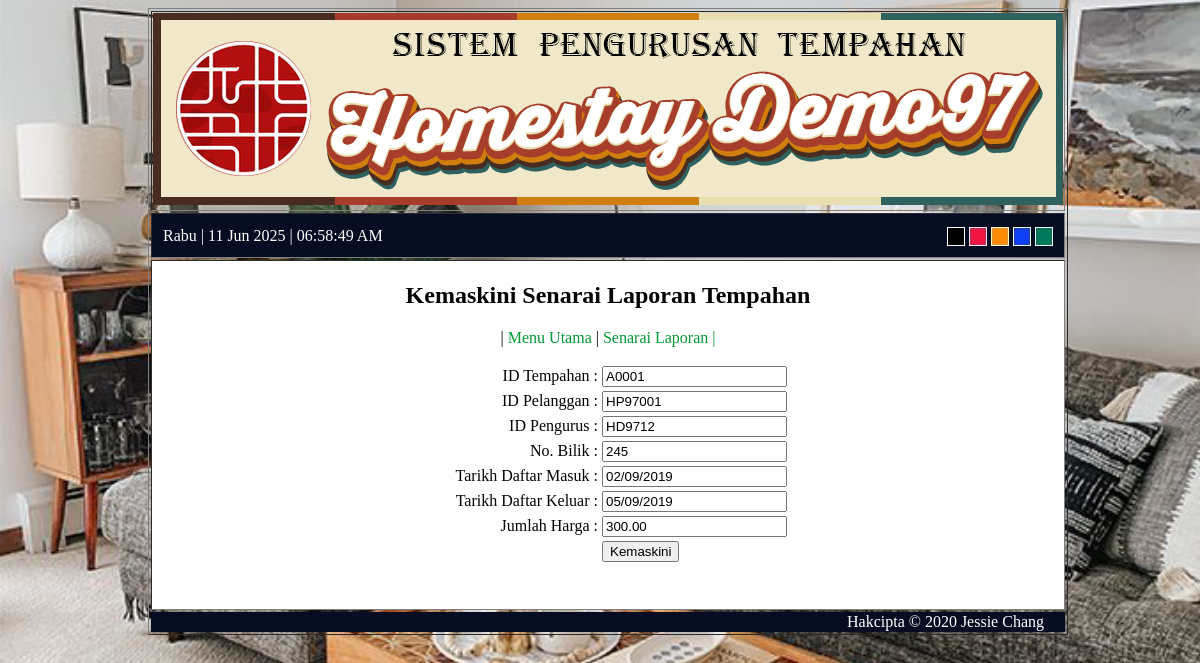
The page /kemaskinitempahan.php?IDTempahan=A0001 on the database its author committed.
### tables this page shows
CREATE TABLE `tempahan` (
  `IDTempahan` varchar(10) NOT NULL,
  `IDPelanggan` varchar(10) NOT NULL,
  `IDPengurus` varchar(10) NOT NULL,
  `NoBilik` varchar(3) NOT NULL,
  `TarikhDaftarMasuk` varchar(10) NOT NULL,
  `TarikhDaftarKeluar` varchar(10) NOT NULL,
  `JumlahHarga` decimal(10,2) NOT NULL
);

### kemaskinitempahan.php (the view, shortened to what this page needs)
<?PHP
include('header.php');
include('connect.php');
echo"<h2>Kemaskini Senarai Laporan Tempahan</h2>
<p style='color:#030303'>| <a href='menuutamaadmin.php' style='color:#009933'>Menu Utama</a> |
<a href ='senarailaporanadmin.php' style='color:#009933'>Senarai Laporan |</a></p>";
$idtempahanW=$_GET['IDTempahan'];
$sqlcari=mysqli_query($jescdb,"select*
from tempahan where IDTempahan='$idtempahanW'");
$data=mysqli_fetch_array($sqlcari);
?>
<form action='kemaskinitempahan.php?IDTempahan=<?PHP echo $idtempahanW; ?>' method='POST'>
<table width='40%'>
    <tr>
       <td align='right' width='50%'>ID Tempahan : </td>
       <td><input type='text' name='IDTempahan' value="<?PHP echo $data['IDTempahan'];?>"></td>
    </tr>
    <tr>
       <td align='right' width='50%'>ID Pelanggan : </td>
       <td><input type='text' name='IDPelanggan' value="<?PHP echo $data['IDPelanggan'];?>"></td>
    </tr>
    <tr>
       <td align='right' width='50%'>ID Pengurus : </td>
       <td><input type='text' name='IDPengurus' value="<?PHP echo $data['IDPengurus'];?>"></td>
    </tr>
    <tr>
       <td align='right' width='50%'>No. Bilik : </td>
       <td><input type='text' name='NoBilik' value="<?PHP echo $data['NoBilik'];?>"></td>
    </tr>
    <tr>
       <td align='right'>Tarikh Daftar Masuk :</td>
       <td><input type='text' name='TarikhDaftarMasuk' value="<?PHP echo $data['TarikhDaftarMasuk'];?>"></td>
    </tr>
    <tr>
       <td align='right'>Tarikh Daftar Keluar :</td>
       <td><input type='text' name='TarikhDaftarKeluar' value="<?PHP echo $data['TarikhDaftarKeluar'];?>"></td>
    </tr>
    <tr>
       <td align='right' width='50%'>Jumlah Harga : </td>
       <td><input type='text' name='JumlahHarga' value="<?PHP echo $data['JumlahHarga'];?>"></td>
    </tr>
    <tr>
       <td></td>
       <td><input type='submit' value='Kemaskini'></td>
    </tr>
</table>
</form>
<?PHP include('footer.php');?>

### header.php (style rules this page uses)
* { text-decoration: none; }

### rows shown on the page
tempahan: IDTempahan "A0001", IDPelanggan "HP97001", IDPengurus "HD9712", NoBilik "245", TarikhDaftarMasuk "02/09/2019", TarikhDaftarKeluar "05/09/2019", JumlahHarga "300.00"
